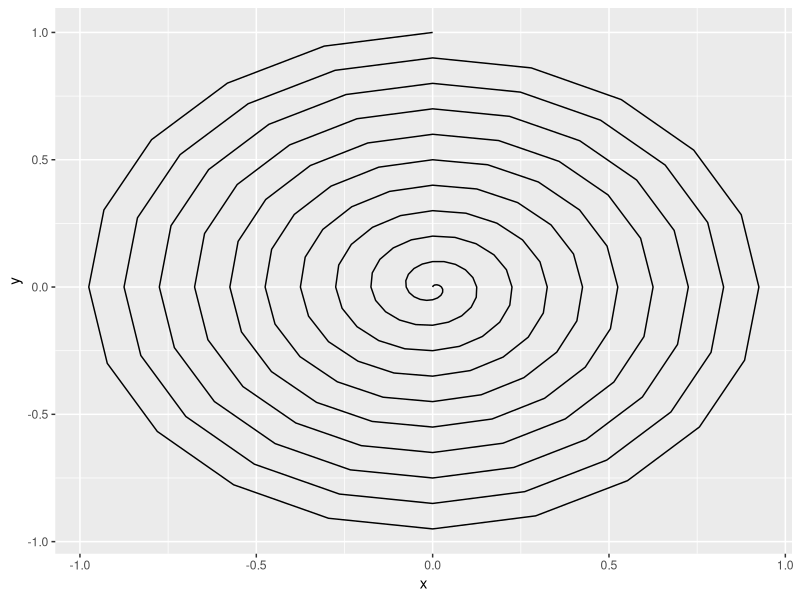

Write R code to recreate this figure.
library(tidyverse)

#Make dataframe to get radian in circle

tibble(theta = 2 * pi * seq(0, 10, 0.05),
       radius = seq(0, 1, length.out = length(theta))) %>% #Number of radius = number of theta
  mutate(x = radius * sin(theta),
         y = radius * cos(theta)) %>% 
  ggplot(aes(x = x, y = y))+
#  geom_line() #geom_line connects the dot between plots in the order of the x-axis
  geom_path()
